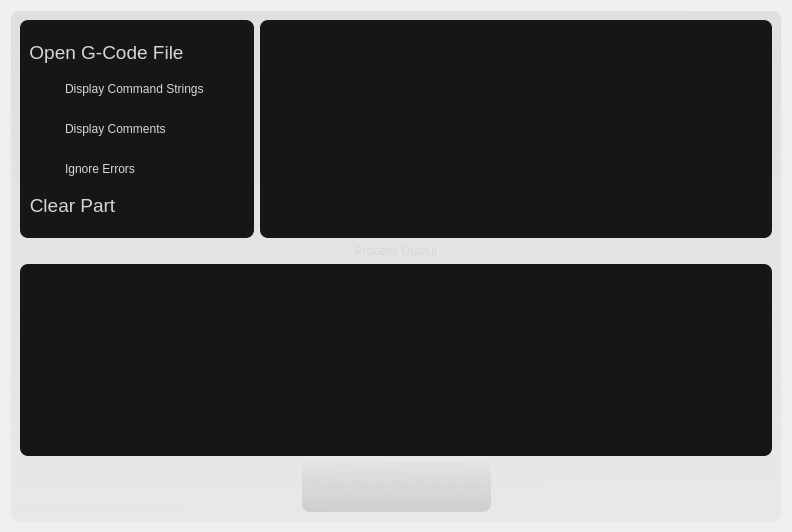
      <widget class="QWidget" name="printToolsPage">
       <property name="styleSheet">
        <string notr="true"/>
       </property>
       <layout class="QVBoxLayout" name="verticalLayout_5">
        <item>
         <widget class="QFrame" name="frame_6">
          <property name="sizePolicy">
           <sizepolicy hsizetype="Preferred" vsizetype="Expanding">
            <horstretch>0</horstretch>
            <verstretch>0</verstretch>
           </sizepolicy>
          </property>
          <property name="minimumSize">
           <size>
            <width>512</width>
            <height>256</height>
           </size>
          </property>
          <property name="maximumSize">
           <size>
            <width>16777215</width>
            <height>16777215</height>
           </size>
          </property>
          <property name="styleSheet">
           <string notr="true">background:

qlineargradient(spread:pad, x1:0.527, y1:1, x2:0.516852, y2:0, stop:0 rgba(89, 84, 91, 12), stop:1 rgba(128, 128, 128, 35));



border-radius: 8;
color: rgb(212,215,217);</string>
          </property>
          <property name="frameShape">
           <enum>QFrame::StyledPanel</enum>
          </property>
          <property name="frameShadow">
           <enum>QFrame::Raised</enum>
          </property>
          <layout class="QVBoxLayout" name="verticalLayout_10">
           <item>
            <layout class="QHBoxLayout" name="horizontalLayout_7">
             <item>
              <widget class="QFrame" name="frame_5">
               <property name="maximumSize">
                <size>
                 <width>16777215</width>
                 <height>235</height>
                </size>
               </property>
               <property name="styleSheet">
                <string notr="true">background:rgb(22, 22, 22,);</string>
               </property>
               <property name="frameShape">
                <enum>QFrame::StyledPanel</enum>
               </property>
               <property name="frameShadow">
                <enum>QFrame::Raised</enum>
               </property>
               <layout class="QVBoxLayout" name="verticalLayout_7">
                <item>
                 <widget class="QPushButton" name="settings_button_openFile_2">
                  <property name="sizePolicy">
                   <sizepolicy hsizetype="Fixed" vsizetype="Fixed">
                    <horstretch>0</horstretch>
                    <verstretch>0</verstretch>
                   </sizepolicy>
                  </property>
                  <property name="minimumSize">
                   <size>
                    <width>32</width>
                    <height>32</height>
                   </size>
                  </property>
                  <property name="baseSize">
                   <size>
                    <width>270</width>
                    <height>484</height>
                   </size>
                  </property>
                  <property name="font">
                   <font>
                    <pointsize>14</pointsize>
                   </font>
                  </property>
                  <property name="styleSheet">
                   <string notr="true">background: rgba(0,0,0,0);
color: rgb(212,215,217);</string>
                  </property>
                  <property name="text">
                   <string>Open G-Code File</string>
                  </property>
                  <property name="icon">
                   <iconset resource="icons.qrc">
                    <normaloff>:/icons/icons/iosDownload.png</normaloff>:/icons/icons/iosDownload.png</iconset>
                  </property>
                  <property name="iconSize">
                   <size>
                    <width>30</width>
                    <height>30</height>
                   </size>
                  </property>
                  <property name="flat">
                   <bool>true</bool>
                  </property>
                 </widget>
                </item>
                <item>
                 <layout class="QHBoxLayout" name="horizontalLayout_8">
                  <item>
                   <spacer name="horizontalSpacer">
                    <property name="orientation">
                     <enum>Qt::Horizontal</enum>
                    </property>
                    <property name="sizeType">
                     <enum>QSizePolicy::Preferred</enum>
                    </property>
                    <property name="sizeHint" stdset="0">
                     <size>
                      <width>16</width>
                      <height>20</height>
                     </size>
                    </property>
                   </spacer>
                  </item>
                  <item>
                   <layout class="QVBoxLayout" name="verticalLayout_6">
                    <property name="spacing">
                     <number>25</number>
                    </property>
                    <item>
                     <widget class="QRadioButton" name="radioButton_2">
                      <property name="text">
                       <string>Display Command Strings</string>
                      </property>
                      <property name="autoExclusive">
                       <bool>false</bool>
                      </property>
                     </widget>
                    </item>
                    <item>
                     <widget class="QRadioButton" name="radioButton">
                      <property name="text">
                       <string>Display Comments</string>
                      </property>
                      <property name="autoExclusive">
                       <bool>false</bool>
                      </property>
                     </widget>
                    </item>
                    <item>
                     <widget class="QRadioButton" name="radioButton_3">
                      <property name="text">
                       <string>Ignore Errors</string>
                      </property>
                      <property name="autoExclusive">
                       <bool>false</bool>
                      </property>
                     </widget>
                    </item>
                   </layout>
                  </item>
                  <item>
                   <spacer name="horizontalSpacer_2">
                    <property name="orientation">
                     <enum>Qt::Horizontal</enum>
                    </property>
                    <property name="sizeHint" stdset="0">
                     <size>
                      <width>40</width>
                      <height>20</height>
                     </size>
                    </property>
                   </spacer>
                  </item>
                 </layout>
                </item>
                <item>
                 <widget class="QPushButton" name="settings_button_apply_2">
                  <property name="sizePolicy">
                   <sizepolicy hsizetype="Fixed" vsizetype="Fixed">
                    <horstretch>0</horstretch>
                    <verstretch>0</verstretch>
                   </sizepolicy>
                  </property>
                  <property name="minimumSize">
                   <size>
                    <width>32</width>
                    <height>32</height>
                   </size>
                  </property>
                  <property name="font">
                   <font>
                    <pointsize>14</pointsize>
                   </font>
                  </property>
                  <property name="styleSheet">
                   <string notr="true">background: rgba(0,0,0,0);
color: rgb(212,215,217);</string>
                  </property>
                  <property name="text">
                   <string>Clear Part</string>
                  </property>
                  <property name="icon">
                   <iconset resource="icons.qrc">
                    <normaloff>:/icons/icons/iosTrash.png</normaloff>:/icons/icons/iosTrash.png</iconset>
                  </property>
                  <property name="iconSize">
                   <size>
                    <width>30</width>
                    <height>30</height>
                   </size>
                  </property>
                  <property name="flat">
                   <bool>true</bool>
                  </property>
                 </widget>
                </item>
               </layout>
              </widget>
             </item>
             <item>
              <widget class="QFrame" name="frame_7">
               <property name="maximumSize">
                <size>
                 <width>512</width>
                 <height>235</height>
                </size>
               </property>
               <property name="styleSheet">
                <string notr="true">background:rgba(22, 22, 22);
border-radius: 8;
</string>
               </property>
               <property name="frameShape">
                <enum>QFrame::StyledPanel</enum>
               </property>
               <property name="frameShadow">
                <enum>QFrame::Raised</enum>
               </property>
               <layout class="QHBoxLayout" name="horizontalLayout">
                <item>
                 <widget class="QTableView" name="PartInfoView">
                  <property name="minimumSize">
                   <size>
                    <width>0</width>
                    <height>200</height>
                   </size>
                  </property>
                  <property name="maximumSize">
                   <size>
                    <width>16777215</width>
                    <height>200</height>
                   </size>
                  </property>
                  <property name="styleSheet">
                   <string notr="true">background:rgb(22, 22, 22);
border-radius: 0;
</string>
                  </property>
                  <property name="showGrid">
                   <bool>false</bool>
                  </property>
                  <attribute name="horizontalHeaderVisible">
                   <bool>false</bool>
                  </attribute>
                  <attribute name="horizontalHeaderHighlightSections">
                   <bool>false</bool>
                  </attribute>
                  <attribute name="verticalHeaderVisible">
                   <bool>false</bool>
                  </attribute>
                  <attribute name="verticalHeaderHighlightSections">
                   <bool>false</bool>
                  </attribute>
                 </widget>
                </item>
                <item>
                 <widget class="QTableView" name="PartInfoView_2">
                  <property name="minimumSize">
                   <size>
                    <width>0</width>
                    <height>200</height>
                   </size>
                  </property>
                  <property name="maximumSize">
                   <size>
                    <width>16777215</width>
                    <height>200</height>
                   </size>
                  </property>
                  <property name="styleSheet">
                   <string notr="true">background:rgb(22, 22, 22);
border-radius: 0;
</string>
                  </property>
                  <property name="showGrid">
                   <bool>false</bool>
                  </property>
                  <attribute name="horizontalHeaderVisible">
                   <bool>false</bool>
                  </attribute>
                  <attribute name="horizontalHeaderHighlightSections">
                   <bool>false</bool>
                  </attribute>
                  <attribute name="verticalHeaderVisible">
                   <bool>false</bool>
                  </attribute>
                  <attribute name="verticalHeaderHighlightSections">
                   <bool>false</bool>
                  </attribute>
                 </widget>
                </item>
               </layout>
              </widget>
             </item>
            </layout>
           </item>
           <item>
            <layout class="QVBoxLayout" name="verticalLayout_12">
             <item>
              <widget class="QLabel" name="label">
               <property name="styleSheet">
                <string notr="true">background: rgba(0,0,0,0)</string>
               </property>
               <property name="text">
                <string>Process Output</string>
               </property>
               <property name="alignment">
                <set>Qt::AlignCenter</set>
               </property>
              </widget>
             </item>
             <item>
              <widget class="QTextBrowser" name="textBrowser">
               <property name="styleSheet">
                <string notr="true">background: rgb(22,22,22);</string>
               </property>
              </widget>
             </item>
            </layout>
           </item>
           <item>
            <layout class="QHBoxLayout" name="horizontalLayout_9">
             <item>
              <spacer name="horizontalSpacer_5">
               <property name="orientation">
                <enum>Qt::Horizontal</enum>
               </property>
               <property name="sizeHint" stdset="0">
                <size>
                 <width>40</width>
                 <height>20</height>
                </size>
               </property>
              </spacer>
             </item>
             <item>
              <widget class="QFrame" name="frame_8">
               <property name="minimumSize">
                <size>
                 <width>5</width>
                 <height>0</height>
                </size>
               </property>
               <property name="maximumSize">
                <size>
                 <width>191</width>
                 <height>56</height>
                </size>
               </property>
               <property name="styleSheet">
                <string notr="true">background:

qlineargradient(spread:pad, x1:0.527, y1:1, x2:0.516852, y2:0, stop:0 rgba(89, 84, 91, 45), stop:1 rgba(212, 215, 217, 60));</string>
               </property>
               <property name="frameShape">
                <enum>QFrame::StyledPanel</enum>
               </property>
               <property name="frameShadow">
                <enum>QFrame::Raised</enum>
               </property>
               <layout class="QVBoxLayout" name="verticalLayout_8">
                <item>
                 <widget class="QPushButton" name="settings_buttons_saveFile_2">
                  <property name="sizePolicy">
                   <sizepolicy hsizetype="Fixed" vsizetype="Fixed">
                    <horstretch>0</horstretch>
                    <verstretch>0</verstretch>
                   </sizepolicy>
                  </property>
                  <property name="minimumSize">
                   <size>
                    <width>32</width>
                    <height>32</height>
                   </size>
                  </property>
                  <property name="baseSize">
                   <size>
                    <width>270</width>
                    <height>484</height>
                   </size>
                  </property>
                  <property name="font">
                   <font>
                    <pointsize>14</pointsize>
                   </font>
                  </property>
                  <property name="styleSheet">
                   <string notr="true">background: rgba(0,0,0,0);
color: rgb(212,215,217);</string>
                  </property>
                  <property name="text">
                   <string>Add Part To Job List</string>
                  </property>
                  <property name="icon">
                   <iconset resource="icons.qrc">
                    <normaloff>:/icons/icons/iosPlus.png</normaloff>:/icons/icons/iosPlus.png</iconset>
                  </property>
                  <property name="iconSize">
                   <size>
                    <width>30</width>
                    <height>30</height>
                   </size>
                  </property>
                  <property name="flat">
                   <bool>true</bool>
                  </property>
                 </widget>
                </item>
               </layout>
              </widget>
             </item>
             <item>
              <spacer name="horizontalSpacer_6">
               <property name="orientation">
                <enum>Qt::Horizontal</enum>
               </property>
               <property name="sizeHint" stdset="0">
                <size>
                 <width>40</width>
                 <height>20</height>
                </size>
               </property>
              </spacer>
             </item>
            </layout>
           </item>
          </layout>
         </widget>
        </item>
       </layout>
      </widget>
